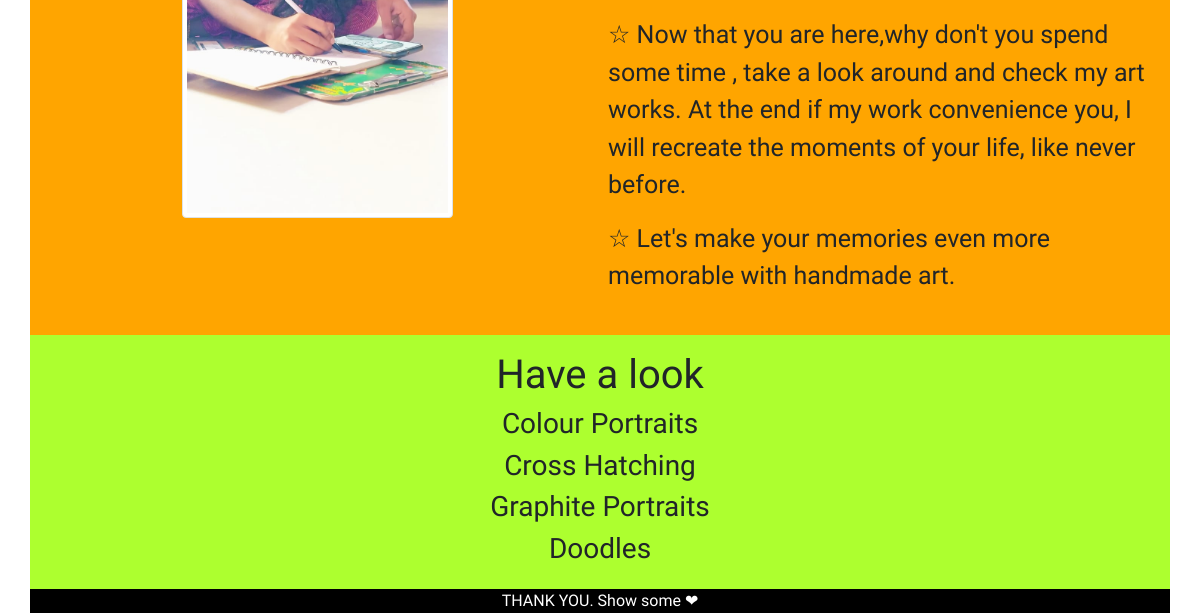
Before: / (lower part) with the older database file.
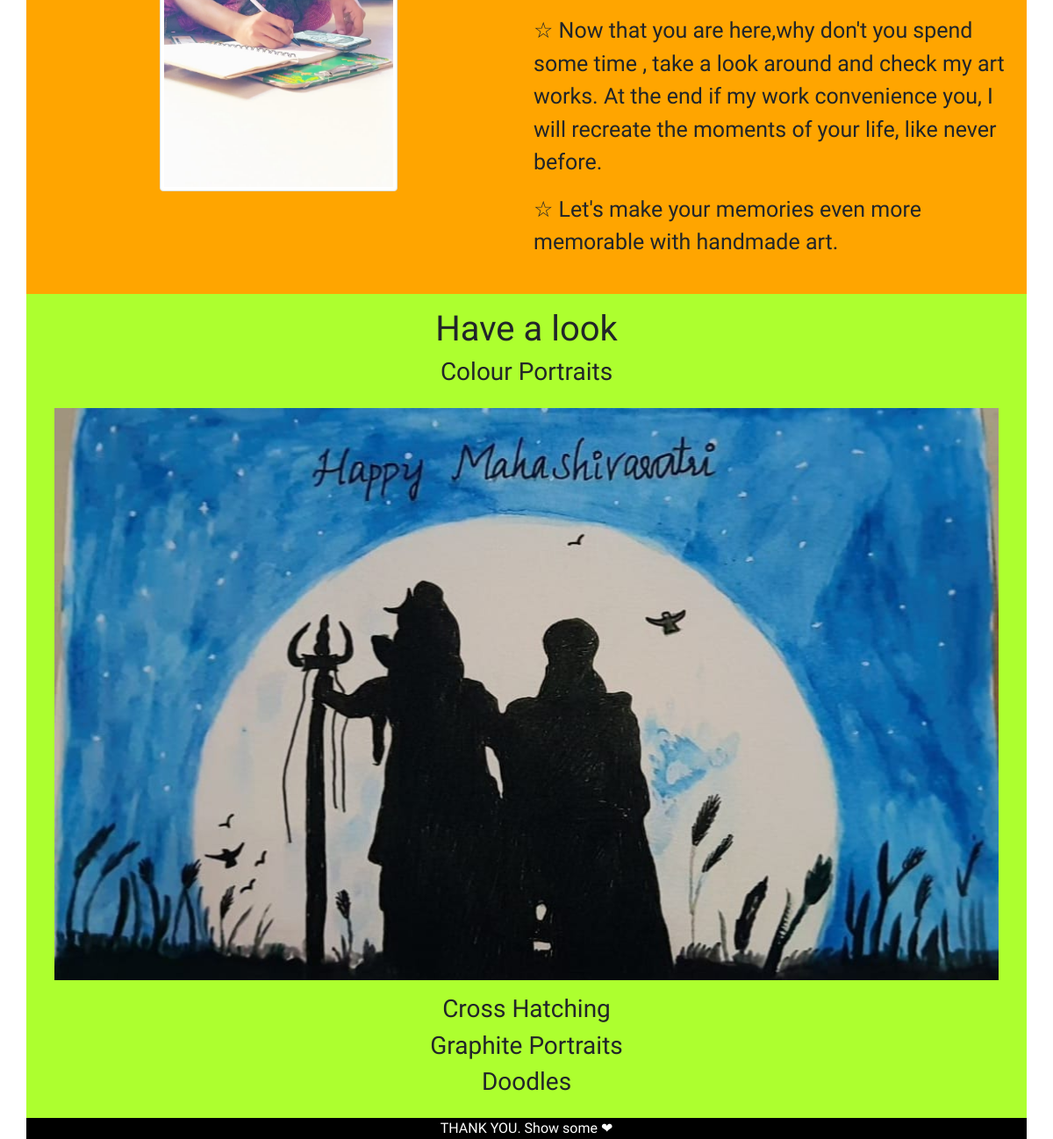
After: the same page with the newer database file.
### artgallery/models.py (models this page shows)
class Colour(models.Model):
    img = models.ImageField(upload_to='media/')

### artgallery/views.py (the view)
# urls.py: 2. Add a URL to urlpatterns:  path('', views.home, name='home')
def home(request):
    colour = Colour.objects.all()
    cross = Cross.objects.all()
    graphite = Graphite.objects.all()
    doodle = Doodle.objects.all()
    return render(request,'index.html',{'colour':colour,'cross':cross,'graphite':graphite,'doodle':doodle})

### templates/index.html (shortened to what this page needs)
{% load static %}
<!DOCTYPE html>
<html lang="en">
<head>
    <link rel="stylesheet" href="https://cdn.jsdelivr.net/npm/bootstrap@5.1.3/dist/css/bootstrap.min.css">
    <link rel="stylesheet" href="https://use.fontawesome.com/releases/v5.15.4/css/all.css">
    <link rel="stylesheet" href="{% static 'styles/style.css' %}" type="text/css">
</head>
<body>
<div class="container info p-3">
    <div class="row d-flex justify-content-center align-items-center">
        <div class="d-block text-center  col-sm-12 col-lg-12 col-xl-6 col-md-12 col-12">
            <img class="img img-thumbnail w-50" src="{% static 'images/jyo.jpeg' %}" alt="img-jyo"/>
        </div>
        <div class=" col-sm-12  col-lg-12 col-xl-6 col-md-12 col-12 p-2">
            <p>
                &star; Now that you are here,why don't you spend some time , take a look around and check my art works. At the end if my work convenience you, I will recreate the moments of your life, like never before.
            </p>
            <p>
                &star; Let's make your memories even more memorable with handmade art.
            </p>
        </div>
    </div>
</div>
<div class="container gallery d-block text-center p-3">
    <h1 class="text-center">Have a look</h1>
    <h3>Colour Portraits</h3>
    {% for i in colour %}
    <img src="{{ i.img.url }}" alt="img" class="img w-100 p-3"/>
    {% endfor %}
    <h3>Cross Hatching</h3>
    <h3>Graphite Portraits</h3>
    <h3>Doodles</h3>
</div>
<footer>
    <div class="container text-white d-block text-center bg-black">
        THANK YOU. Show some ❤
    </div>
</footer>
</body>
</html>

### static/styles/style.css (style rules this page uses)
* { font-family: 'Dancing Script', cursive; }
.info { background-color: orange; }
.info p { font-size: 25px; }
.gallery { background-color: greenyellow; }

Changed rows visible on the page:
added Colour: img (picture)
